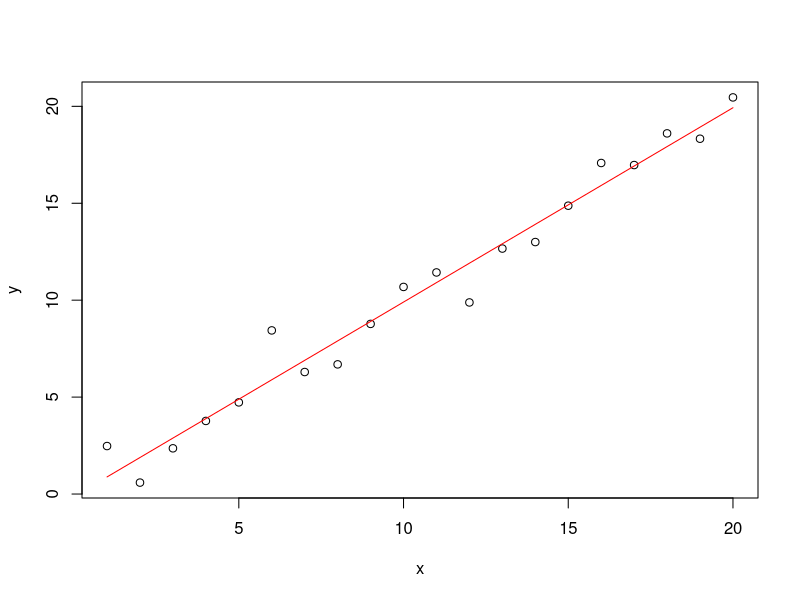

R code for this plot:
## ---- chunk 1
knitr::opts_chunk$set(echo = TRUE)
## ---- chunk 2
# create a “list” of values from 1 to 20
x <- 1:20
# use this list to create a “table” with two columns x and y; add
# some noise to the y observations
d <- data.frame(x = x, y = x + rnorm(x))
# make a plot
plot(d)
# fit a linear regression
r <- lm(y ~ x, data = d)
# add to plot
lines(x, r$fitted.values, col = "red")
# get the statistics of the fit
summary(r)
# clean up
rm(x, d, r)
## ---- chunk 3
1 + sin(pi/2) 
nchar("math") # number of characters in the word “math”
## ---- chunk 4
N_Avogrado = 6.022e23 # we cannot use NA as name!

N_fmol = 2
N_abs  = N_fmol * N_Avogrado * 1e-15

# print the result
N_abs
## ---- chunk 5
ls()
rm(N_abs, N_Avogrado)
ls()
## ---- chunk 6
fmol_to_abs <- function(x_in_fmol) {
  
  N_Avogrado = 6.022e23
  
  N_abs = x_in_fmol * N_Avogrado * 1e-15
  
  return(N_abs)
  
}

fmol_to_abs(10)     # calculate for x_in_fmol = 10
fmol_to_abs(N_fmol) # calculate for x_in_fmol = N_fmol, which is still assigned the value 2
## ---- chunk 7
ls()
## ---- chunk 8
fmol_to_abs <- function(x_in_fmol) {
  
  N_Avogrado = 6.022e23
  
  x_in_fmol * N_Avogrado * 1e-15
  
}

fmol_to_abs(N_fmol)
## ---- chunk 9
mol_to_abs <- function(x, prefix = "f") {
  
  prefix_meaning = c("a" = 1e-18, # “c” is a function that combines values into a “list”
                     "f" = 1e-15, 
                     "p" = 1e-12,
                     "n" = 1e-09,
                     "µ" = 1e-06,
                     "m" = 1e-03)
  
  x * 6.022e23 * prefix_meaning[[prefix]]
  
}
## ---- chunk 10
mol_to_abs
